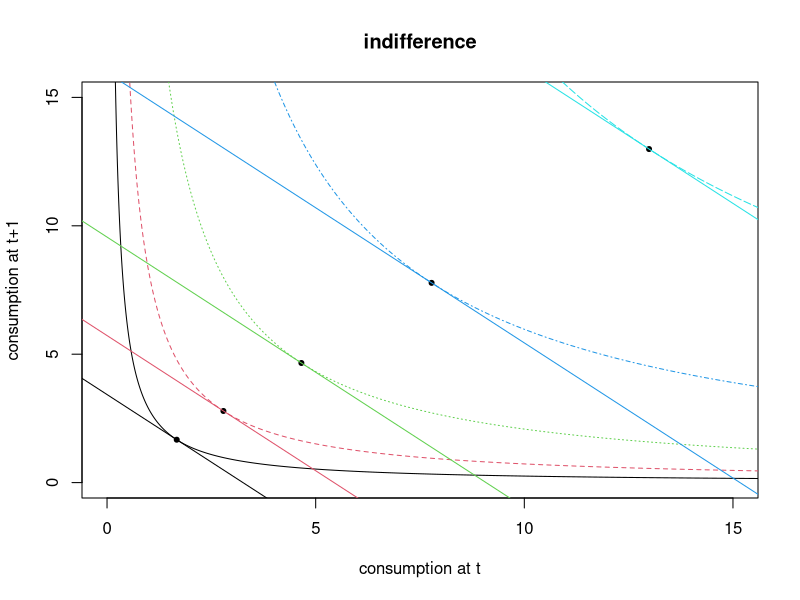

Here is the R script that generated this plot:
# theory
i <- seq(from=.01,to=100,by=.01)
x <- matrix(rep(i,5),ncol=5)
k <- matrix(rep(1:5,by=.5,each=10000),ncol=5)
b <- .95
y <- exp((1/b)*(k-log(x)))
matplot(x,y, xlim=c(0,15), ylim=c(0,15),type="l"
        , main = "indifference"
        , xlab = "consumption at t"
        , ylab= "consumption at t+1")
# derivative abstract calc
D(expression(exp((1/b)*(k-log(x)))),"x")
fxn <- function(x) {log(x)+.95*log(x)-i}
rootpts <- vector()
# calculate points where ct = ct+1
for (i in 1:5) {rootpts[i] <- uniroot(fxn,c(0,100))$root}
points(rootpts,rootpts,pch=20)
# this is the derivative at rootpt, given the above D() fxn
m <- -(exp((1/b) * (1:5 - log(rootpts))) * ((1/b) * (1/rootpts)))
rootints <- rootpts - m*rootpts
#plotting
for (i in 1:5) {abline(a=rootints[i],b=m[i],col=i)}